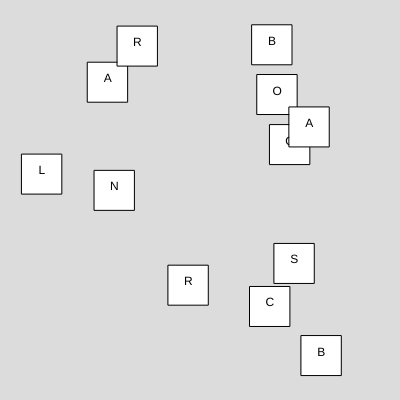
Frame 1 (no input)
Frame 60 (no input): identical to frame 1, image omitted
Frame 120 (the mouse pressed at the canvas centre since frame 60): identical to frame 1, image omitted

The p5.js sketch that drew this single still picture (run headless with seeded random() and noise() and a simulated clock; from frame 60 on, the mouse is pressed at the canvas centre):

// p5.js sketch
// ── sketch.js
class Block {
  constructor(x, y, w,letter) {
    this.x = x;
    this.y = y;
    this.w = w;
    this.letter = letter;
    this.top = {
      x: this.x,
      y: this.y - this.w / 2,
    };
    this.bottom = {
      x: this.x,
      y: this.y + this.w / 2,
    };
    this.left = {
      x: this.x - this.w / 2,
      y: this.y,
    };
    this.right = {
      x: this.x + this.w / 2,
      y: this.y,
    };
  }
  show() {
    rect(this.x, this.y, this.w, this.w);
    textAlign(CENTER);
    text(this.letter, this.x,this.y);
    // ellipse(this.top.x,this.top.y,3,3);
    // ellipse(this.bottom.x,this.bottom.y,3,3);
    // ellipse(this.left.x,this.left.y,3,3);
    // ellipse(this.right.x,this.right.y,3,3);
  }
  update() {
    this.top = {
      x: this.x,
      y: this.y - this.w / 2,
    };
    this.bottom = {
      x: this.x,
      y: this.y + this.w / 2,
    };
    this.left = {
      x: this.x - this.w / 2,
      y: this.y,
    };
    this.right = {
      x: this.x + this.w / 2,
      y: this.y,
    };
  }
}

// let letters = ["A","B","C","D","E","F","G","H","I","J","K","L","M","N","O","P","R","S","T","U","V","W","Y","X","Z"]

let letters = [
["E","E","I","O"],["E","E","I","O"],["A","A","I","O"],["A","A","E","U","U"],["N","S","L","C","N"],["N","S","L","C"],["N","S","L","C","D","P"],["S","L","D","P","M","H"],["M","H","G","B","F","Y"],["G","B","F","Y","W","K"],["V","M","N","C","D","R"],["M","C","R","T"],]
let dice = [];
let closest = -1;
let checked = false;
let closestNode = {
  i: 0,
  side: "",
  distance: 1000,
};
function setup() {
  createCanvas(400, 400);
  rectMode(CENTER);
  for (let i = 0; i < 12; i++) {
    dice.push(new Block(random(20, 380), random(20, 380), 40, letters[i][Math.floor(Math.random() * letters[i].length)]));
  }
}

function draw() {
  background(220);
  for (let i = 0; i < dice.length; i++) {
    dice[i].show();
    dice[i].update();
  }
  if (mouseIsPressed) {
    let shortest = 1000;
    for (let i = 0; i < dice.length; i++) {
      if (
        dist(mouseX, mouseY, dice[i].x, dice[i].y) < shortest &&
        !checked &&
        dist(mouseX, mouseY, dice[i].x, dice[i].y) < 30
      ) {
        shortest = dist(mouseX, mouseY, dice[i].x, dice[i].y);
        closest = i;
      }
    }
    checked = true;
    if (closest != -1) {
      dice[closest].x = mouseX;
      dice[closest].y = mouseY;
    }
  } else {
    checked = false;
    if (closest != -1) {
      for (let i = 0; i < dice.length; i++) {
        if (
          dist(dice[closest].x, dice[closest].y, dice[i].x, dice[i].y) <
            closestNode.distance &&
          i != closest &&
          dist(dice[closest].x, dice[closest].y, dice[i].x, dice[i].y) < 60
        ) {
          closestNode.distance = dist(
            dice[closest].x,
            dice[closest].y,
            dice[i].x,
            dice[i].y
          );

          closestNode.i = i;
        }
      }
    }
    if (closestNode.i != -1 && closest != -1) {
      let topDis = dist(
        dice[closestNode.i].top.x,
        dice[closestNode.i].top.y,
        dice[closest].x,
        dice[closest].y
      );
      let botDis = dist(
        dice[closestNode.i].bottom.x,
        dice[closestNode.i].bottom.y,
        dice[closest].x,
        dice[closest].y
      );
      let leftDis = dist(
        dice[closestNode.i].left.x,
        dice[closestNode.i].left.y,
        dice[closest].x,
        dice[closest].y
      );
      let rightDis = dist(
        dice[closestNode.i].right.x,
        dice[closestNode.i].right.y,
        dice[closest].x,
        dice[closest].y
      );
      if (
        topDis < botDis &&
        topDis < leftDis &&
        topDis < rightDis
      ) {
        dice[closest].x = dice[closestNode.i].top.x;
        dice[closest].y = dice[closestNode.i].top.y - 20;
      }else if (
        botDis < topDis &&
        botDis < leftDis &&
        botDis < rightDis
      ) {
        dice[closest].x = dice[closestNode.i].top.x;
        dice[closest].y = dice[closestNode.i].top.y + 60;
      }else if (
        leftDis < botDis &&
        leftDis < topDis &&
        leftDis < rightDis
      ) {
        dice[closest].x = dice[closestNode.i].top.x - 40;
        dice[closest].y = dice[closestNode.i].top.y + 20;
      }else if (
        rightDis < botDis &&
        rightDis < leftDis &&
        rightDis < topDis
      ) {
        dice[closest].x = dice[closestNode.i].top.x + 40;
        dice[closest].y = dice[closestNode.i].top.y + 20;
      }
    }
    closest = -1;
    closestNode.i = -1;
    closestNode.distance = 1000;
  }
}

// ── style.css
html, body {
  margin: 0;
  padding: 0;
}
canvas {
  display: block;
  width: 400px;
  margin: auto;
}
